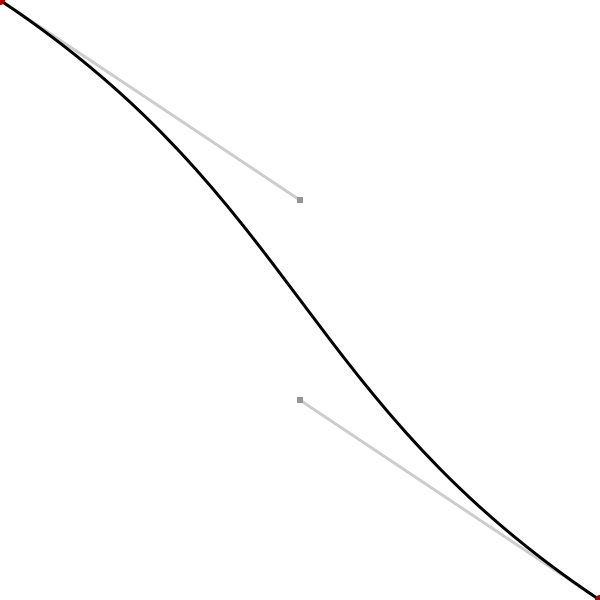
Frame 1 (no input)
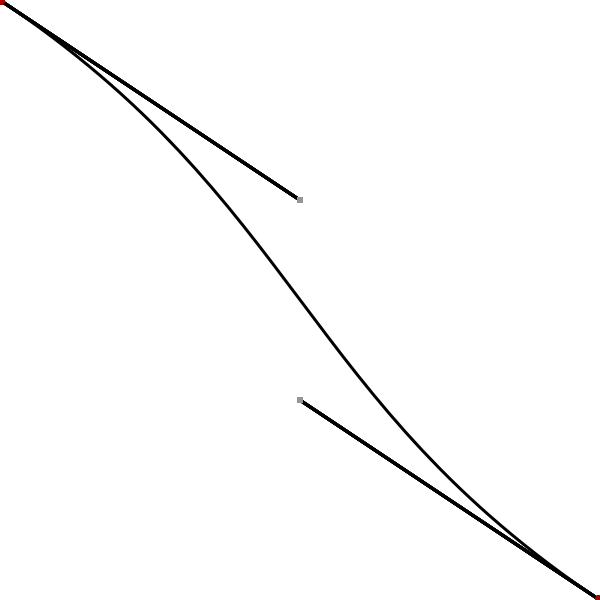
Frame 60 (the mouse pressed at the canvas centre just before this capture)
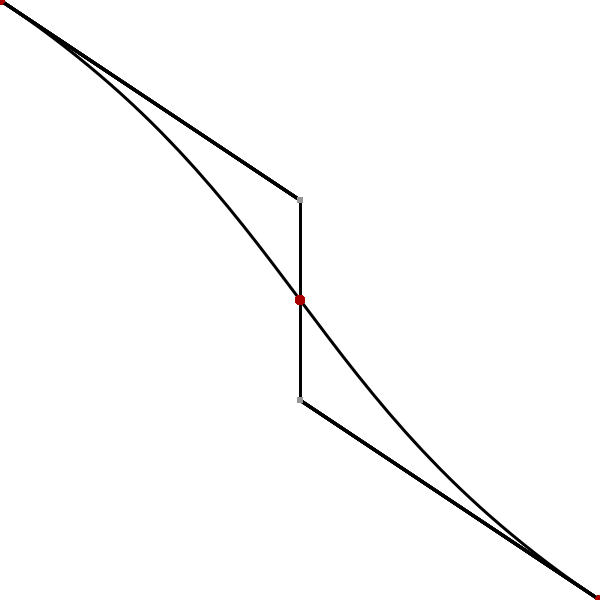
Frame 120 (the mouse held since frame 60 and released just before this capture)

The Processing sketch that drew these frames (run headless with seeded random() and noise(); from frame 60 on, the mouse is pressed at the canvas centre):

// Processing sketch: test_33_pde
// ── test_33_pde.pde
void setup() {
   size(600, 600);
   background(255);
   smooth();
   strokeWeight(3);
   //noLoop();
}

void draw() {
   float anc1X = mouseX;
   float anc1Y = mouseY;
   float cont1X = width / 2;
   float cont1Y = height / 2 - 100;
   float cont2X = width / 2;
   float cont2Y = height / 2 + 100;
   float anc2X = width - mouseX;
   float anc2Y = height - mouseY;
   
   noFill();
   bezier(anc1X, anc1Y, cont1X, cont1Y, cont2X, cont2Y, anc2X, anc2Y);
   
   stroke(0, 50);
   line(anc1X, anc1Y, cont1X, cont1Y);
   line(anc2X, anc2Y, cont2X, cont2Y);
   
   fill(150);
   noStroke();
   rectMode(CENTER);
   rect(cont1X, cont1Y, 6, 6);
   rect(cont2X, cont2Y, 6, 6);
   
   fill(170, 0, 0);
   noStroke();
   ellipseMode(CENTER);
   ellipse(anc1X, anc1Y, 10, 10);
   ellipse(anc2X, anc2Y, 10, 10);
}
